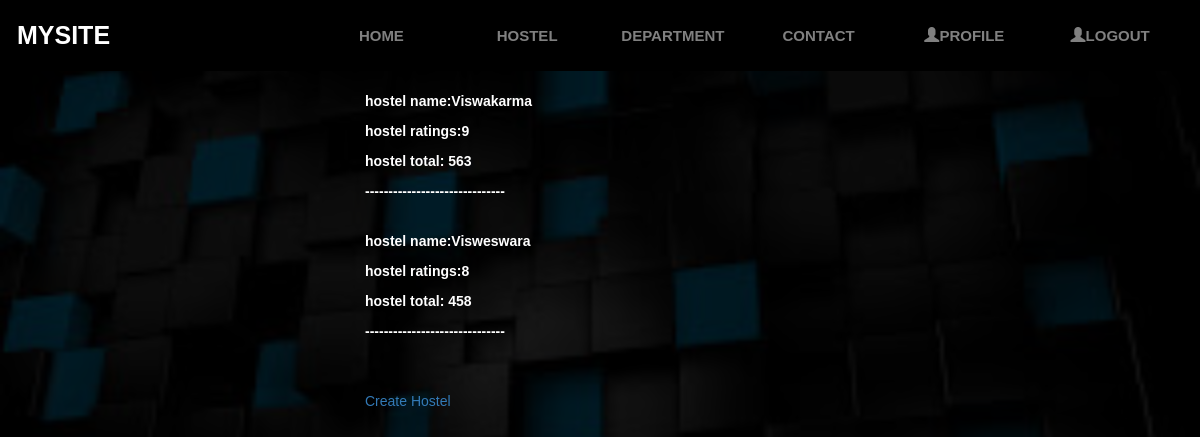
/management/hostel/ (signed in), run on the app's committed database.
### tweet/models.py (models this page shows)
class Hostel(models.Model):
    Hostel_Name=models.CharField(max_length=150,unique=True,null=True)
    ratings=models.IntegerField(null=True)
    total=models.IntegerField(null=True)

### tweet/views.py (the view)
# urls.py: path('management/hostel/',hostel_display,name='hostel'),
def hostel_display(request):
     obj = Hostel.objects.all()
     return render(request,'tweet/hostel_display.html',{'objs':obj})

### tweet/templates/tweet/hostel_display.html (shortened to what this page needs)
{% extends 'Tweet/base.html' %}
{% block content %}
<div>
	<div style="padding-left:0px;padding-bottom:10vh; display:grid;">
	{% for obj in objs %}
	<div style="padding-left:0px;padding-bottom:10vh; display:grid;">
	<p>hostel name:{{ obj.Hostel_Name }}</p>
	<p>hostel ratings:{{ obj.ratings }}</p>
	<p>hostel total: {{obj.total}}</p>
	<p> ------------------------------</p>
	<br>
	{% endfor %}
	<div ><h3></h3>  <a href="/hostel_create">Create Hostel</a></h3>  </div>
</div>
</div>
</div>
{% endblock %}

### tweet/static/tweet/css/mohan.css (style rules this page uses)
:root { --background: rgba(0, 214, 170, .85); }
*, *::before, *::after { box-sizing: border-box; }
h3,p,h4 { color:white; font-weight:bold; }

### tweet/templates/tweet/hostel_display.html (style rules this page uses)
p { over-flow:none; }

### data on the page
Hostel: Hostel_Name "Viswakarma", ratings "9", total "563"
Hostel: Hostel_Name "Visweswara", ratings "8", total "458"
